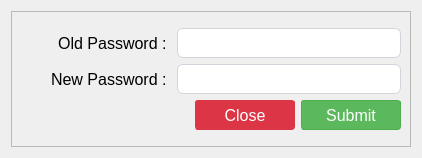
<?xml version="1.0" encoding="UTF-8"?>
<ui version="4.0">
 <class>Form</class>
 <widget class="QWidget" name="Form">
  <property name="geometry">
   <rect>
    <x>0</x>
    <y>0</y>
    <width>422</width>
    <height>158</height>
   </rect>
  </property>
  <property name="windowTitle">
   <string>Change Password</string>
  </property>
  <property name="styleSheet">
   <string notr="true">QLineEdit{
	border: 1px solid #d1d5db;      /* Light gray border */
    border-radius: 6px;             /* Rounded corners */
    outline: none;                  /* Remove default outline */
    color: #333;                    /* Text color */
    background-color: #fff;       /* Light gray background */
    
}

QLineEdit:focus {
    border: 1px solid #93c5fd;       /* Blue border on focus */
    background-color: #ffffff;       /* White background when focused */
}

QLineEdit:disabled {
    border: 1px solid #e5e7eb;      /* Lighter border when disabled */
    background-color: #f3f4f6;      /* Light gray background when disabled */
    color: #9ca3af;                 /* Lighter text color when disabled */
}

/* QComboBox Styling - Improved with clearer state indicators */
QComboBox {
    border: 1px solid #d1d5db;      /* Light gray border */
    border-radius: 6px;             /* Rounded corners */
    padding: 6px 12px 6px 10px;     /* Add some padding */
    min-height: 20px;               /* Minimum height */
    color: #333;                    /* Text color */
    background-color: #fff;         /* White background */
    selection-background-color: #93c5fd; /* Light blue selection */
    font-size: 14px;                /* Consistent font size */
    min-width: 6em;                 /* Minimum width */
}

QComboBox:hover:!disabled {
    border-color: #93c5fd;          /* Light blue border on hover when enabled */
    background-color: #f0f7ff;      /* Very light blue background on hover */
}

QComboBox:focus {
    border: 2px solid #3b82f6;      /* Thicker, darker blue border on focus */
    background-color: #ffffff;      /* Pure white background when focused */
}

QComboBox:disabled {
    border: 1px solid #d9dce0;      /* Very light gray border when disabled */
    background-color: #f3f4f6;      /* Light gray background when disabled */
    color: #9ca3af;                 /* Lighter text color when disabled */
}

QComboBox::drop-down {
    subcontrol-origin: padding;
    subcontrol-position: center right;
    width: 20px;
    border: none;                   /* Remove border for cleaner look */
    margin-right: 5px;              /* Add some margin */
}

/* If you don't have an icon, use this instead: */
QComboBox::down-arrow {
    width: 0;
    height: 0;
    border-left: 5px solid transparent;
    border-right: 5px solid transparent;
    border-top: 5px solid #666;     /* Arrow color */
    margin-right: 5px;
}

QComboBox::down-arrow:disabled {
    border-top: 5px solid #b0b0b0;  /* Lighter arrow color when disabled */
}

QComboBox:disabled {
    color: #9ca3af;                 /* Lighter text when disabled */
    background-color: #f3f4f6;      /* Light gray background */
    border-color: #e5e7eb;          /* Lighter border */
}

/* Add a visual indicator for disabled state */
QComboBox:disabled {
    color: #9ca3af;
    background-color: #f3f4f6;
    border: 1px solid #e5e7eb;
    padding-right: 25px;            /* Make room for the lock icon */
}

/* If you don't have a lock icon, use a pattern instead */
QComboBox:disabled {
    background-image: repeating-linear-gradient(
        45deg,
        transparent,
        transparent 5px,
        rgba(200, 200, 200, 0.1) 5px,
        rgba(200, 200, 200, 0.1) 10px
    );
}

QComboBox QAbstractItemView {
    border: 1px solid #d1d5db;
    border-radius: 0px 0px 6px 6px;
    background-color: white;
    selection-background-color: #3b82f6;  /* Darker blue for better contrast */
    selection-color: white;               /* White text on selection */
    outline: none;
    padding: 5px;
}

QComboBox QAbstractItemView::item {
    min-height: 25px;               /* Taller items for better clickability */
    padding: 5px;                   /* Padding inside items */
}

QComboBox QAbstractItemView::item:hover {
    background-color: #e5f0ff;      /* Light blue on hover */
    color: #333;
}

/* QTextEdit Styling - Similar to QLineEdit */
QTextEdit {
    border: 1px solid #d1d5db;      /* Light gray border */
    border-radius: 6px;             /* Rounded corners */
    outline: none;                  /* Remove default outline */
    color: #333;                    /* Text color */
    background-color: #fff;         /* White background */
    padding: 6px 10px;              /* Add some padding for better text display */
    selection-background-color: #93c5fd; /* Light blue selection */
}

QTextEdit:focus {
    border: 1px solid #93c5fd;      /* Blue border on focus */
    background-color: #ffffff;      /* White background when focused */
}

QTextEdit:disabled {
    border: 1px solid #e5e7eb;      /* Lighter border when disabled */
    background-color: #f3f4f6;      /* Light gray background when disabled */
    color: #9ca3af;                 /* Lighter text color when disabled */
}


/* QDateEdit Styling */
QDateEdit {
    border: 1px solid #d1d5db;
    border-radius: 6px;
    padding: 6px 10px;
    min-height: 20px;
    color: #333;
    background-color: #fff;
    font-size: 14px;
}

QDateEdit:hover:!disabled {
    border-color: #93c5fd;
    background-color: #f0f7ff;
}

QDateEdit:focus {
    border: 2px solid #3b82f6;
    background-color: #ffffff;
}

QDateEdit:disabled {
    color: #9ca3af;
    background-color: #f3f4f6;
    border: 1px dashed #c0c0c0;
}

QDateEdit::drop-down {
    subcontrol-origin: padding;
    subcontrol-position: center right;
    width: 20px;
    border: none;
    margin-right: 5px;
}

QDateEdit::down-arrow {
    width: 0;
    height: 0;
    border-left: 5px solid transparent;
    border-right: 5px solid transparent;
    border-top: 5px solid #666;
    margin-right: 5px;
}

QDateEdit::down-arrow:disabled {
    border-top: 5px solid #b0b0b0;
}

/* Calendar popup styling */
QCalendarWidget {
    background-color: white;
    border: 1px solid #d1d5db;
}

QCalendarWidget QToolButton {
    color: #333;
    background-color: transparent;
    border: 1px solid transparent;
    border-radius: 4px;
    padding: 4px;
}

QCalendarWidget QToolButton:hover {
    background-color: #f0f7ff;
    border: 1px solid #93c5fd;
}

QCalendarWidget QMenu {
    background-color: white;
    border: 1px solid #d1d5db;
    padding: 5px;
}

QCalendarWidget QSpinBox {
    border: 1px solid #d1d5db;
    border-radius: 4px;
    padding: 3px;
    background-color: white;
}

QCalendarWidget QAbstractItemView:enabled {
    background-color: white;
    color: #333;
    selection-background-color: #3b82f6;
    selection-color: white;
}

QCalendarWidget QAbstractItemView:disabled {
    color: #9ca3af;
}

QCalendarWidget QWidget#qt_calendar_navigationbar {
    background-color: #f1f5f9;
    border-bottom: 1px solid #d1d5db;
    padding: 4px;
}

QPushButton {
    text-align: center;
    white-space: nowrap;
    vertical-align: middle;
    border: 1px solid transparent;
    line-height: 1.5;
    border-radius: 3px;
    margin: 0.25rem;
	opacity: 0.55;

}
</string>
  </property>
  <layout class="QGridLayout" name="gridLayout_2">
   <item row="0" column="0">
    <widget class="QFrame" name="frame">
     <property name="frameShape">
      <enum>QFrame::StyledPanel</enum>
     </property>
     <property name="frameShadow">
      <enum>QFrame::Raised</enum>
     </property>
     <layout class="QGridLayout" name="gridLayout">
      <item row="0" column="0">
       <layout class="QVBoxLayout" name="verticalLayout_2">
        <item>
         <layout class="QVBoxLayout" name="verticalLayout">
          <item>
           <layout class="QHBoxLayout" name="horizontalLayout">
            <item>
             <widget class="QLabel" name="old__password_label">
              <property name="minimumSize">
               <size>
                <width>150</width>
                <height>30</height>
               </size>
              </property>
              <property name="font">
               <font>
                <pointsize>12</pointsize>
               </font>
              </property>
              <property name="text">
               <string>Old Password : </string>
              </property>
              <property name="alignment">
               <set>Qt::AlignRight|Qt::AlignTrailing|Qt::AlignVCenter</set>
              </property>
             </widget>
            </item>
            <item>
             <widget class="QLineEdit" name="old_password_input">
              <property name="minimumSize">
               <size>
                <width>0</width>
                <height>30</height>
               </size>
              </property>
              <property name="font">
               <font>
                <pointsize>12</pointsize>
               </font>
              </property>
              <property name="echoMode">
               <enum>QLineEdit::Password</enum>
              </property>
             </widget>
            </item>
           </layout>
          </item>
          <item>
           <layout class="QHBoxLayout" name="horizontalLayout_2">
            <item>
             <widget class="QLabel" name="new__password_label">
              <property name="minimumSize">
               <size>
                <width>150</width>
                <height>30</height>
               </size>
              </property>
              <property name="font">
               <font>
                <pointsize>12</pointsize>
               </font>
              </property>
              <property name="text">
               <string>New Password : </string>
              </property>
              <property name="alignment">
               <set>Qt::AlignRight|Qt::AlignTrailing|Qt::AlignVCenter</set>
              </property>
             </widget>
            </item>
            <item>
             <widget class="QLineEdit" name="new_password_input">
              <property name="minimumSize">
               <size>
                <width>0</width>
                <height>30</height>
               </size>
              </property>
              <property name="font">
               <font>
                <pointsize>12</pointsize>
               </font>
              </property>
              <property name="echoMode">
               <enum>QLineEdit::Password</enum>
              </property>
             </widget>
            </item>
           </layout>
          </item>
         </layout>
        </item>
        <item>
         <layout class="QHBoxLayout" name="horizontalLayout_3">
          <item>
           <spacer name="horizontalSpacer">
            <property name="orientation">
             <enum>Qt::Horizontal</enum>
            </property>
            <property name="sizeHint" stdset="0">
             <size>
              <width>40</width>
              <height>20</height>
             </size>
            </property>
           </spacer>
          </item>
          <item>
           <widget class="QPushButton" name="close_change_password_button">
            <property name="minimumSize">
             <size>
              <width>100</width>
              <height>30</height>
             </size>
            </property>
            <property name="font">
             <font>
              <pointsize>12</pointsize>
             </font>
            </property>
            <property name="styleSheet">
             <string notr="true">QPushButton {
    color: #fff;
    background-color: #dc3545;
    border-color: #dc3545;
}
QPushButton:hover {
    background-color: #bb2d3b;
    border-color: #b02a37;
}</string>
            </property>
            <property name="text">
             <string>Close</string>
            </property>
           </widget>
          </item>
          <item>
           <widget class="QPushButton" name="submit_change_password_button">
            <property name="minimumSize">
             <size>
              <width>100</width>
              <height>30</height>
             </size>
            </property>
            <property name="font">
             <font>
              <pointsize>12</pointsize>
             </font>
            </property>
            <property name="styleSheet">
             <string notr="true">QPushButton {
    color: #fff;
    background-color: #5cb85c;
    border-color: #4cae4c;
}
QPushButton:hover {
    background-color: #4cae4c;
    border-color: #419641;
}
QPushButton:disabled {
    background-color: #a3d7a3;
    border-color: #a3d7a3;
    color: #e8f5e8;
}
</string>
            </property>
            <property name="text">
             <string>Submit</string>
            </property>
           </widget>
          </item>
         </layout>
        </item>
       </layout>
      </item>
     </layout>
    </widget>
   </item>
  </layout>
 </widget>
 <resources/>
 <connections/>
</ui>
